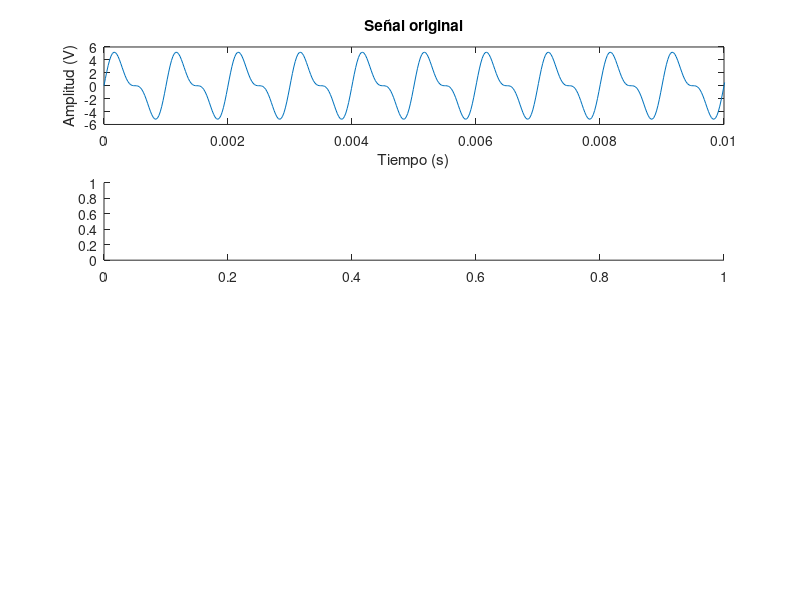

Here is the MATLAB script that generated this plot: (Note: this script raises an error after producing the figure.)
clear all;
close all;
clc;

%%% Procesamiento de una se�al de audio usando MATLAB
%%% Crear se�al de audio
% Frecuencia fundamental
f0=1e3;  % 1kHz

% Amplitud
a=4;  % V=4
% Frec muestreo
fs=44.1e3;

% Tiempo de duraci�n (seg)
T=1.5;

L=round(T*fs);  % Numero de muestras

% Frecuencia normalizada
fn=f0/fs;

% Crear la se�al de audio

y=1*a*sin(2*pi*fn*(0:L-1))+0.5*a*sin(4*pi*fn*(0:L-1));

% Graficar la se�al
figure,
subplot(411);
plot((0:L-1)/fs,y);
title('Señal original');
xlabel('Tiempo (s)');
ylabel('Amplitud (V)');
xlim([0 10/1000]);     % Limite de la se�al en x

subplot(412);
% Llamar a la funcion que calcula la FFT
fft_signal(y,fs);
xlim([0 2500]);

%%% Filtrado de la se�al
% Frecuencia normalizada
fNorm= 1200 / (fs/2);

% calculo de los coeficientes del filtro (filtro pasa bajas)
[b,a]=butter(5, fNorm, 'low');

% Filtrado de la se�al
y_Low = filtfilt(b,a,y);

% Graficar la se�al en el tiempo
subplot(413);
plot((0:L-1)/fs,y_Low);
title('SEÑAL FILTRADA');
xlabel('Tiempo (s)');
ylabel('Amplitud (V)');
xlim([0 10/1000]);

% Grafica de la se�al en frecuencia
subplot(414);
% Llamar a la funci�n que caclula la FFT
fft_signal(y_Low,fs);
title('ESPECTRO DE LA SEÑAL FILTRADA');
xlim([0 2500]);
ylim([0 4]);


